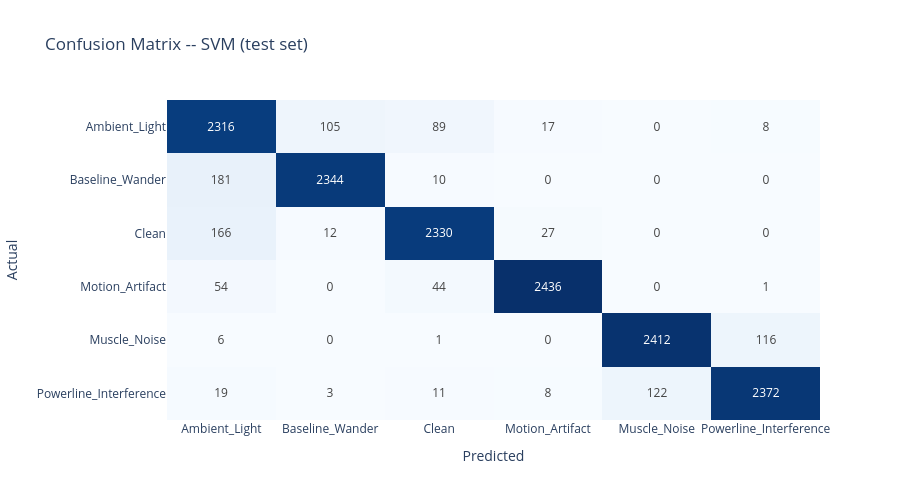

The cell this chart's notebook holds for it:
### Code cell
class_labels = sorted(pd.Series(y_test).unique())
cm = confusion_matrix(y_test, best_pred, labels=class_labels)
fig = go.Figure(go.Heatmap(z=cm, x=class_labels, y=class_labels, colorscale='Blues',
                           text=cm, texttemplate="%{text}", showscale=False))
fig.update_layout(title=f"Confusion Matrix -- {best_name} (test set)", height=500, template="plotly_white",
                  xaxis_title="Predicted", yaxis_title="Actual")
fig.update_yaxes(autorange="reversed")
fig.show()

### Figure 1 — Plotly figure (JSON) as saved in the notebook; plotly's stock layout.template omitted (floating-point values rounded to 4 significant figures)
{"data": [{"colorscale": [[0, "rgb(247,251,255)"], [0.125, "rgb(222,235,247)"], [0.25, "rgb(198,219,239)"], [0.375, "rgb(158,202,225)"], [0.5, "rgb(107,174,214)"], [0.625, "rgb(66,146,198)"], [0.75, "rgb(33,113,181)"], [0.875, "rgb(8,81,156)"], [1, "rgb(8,48,107)"]], "showscale": false, "text": [[2316, 105, 89, 17, 0, 8], [181, 2344, 10, 0, 0, 0], [166, 12, 2330, 27, 0, 0], [54, 0, 44, 2436, 0, 1], [6, 0, 1, 0, 2412, 116], [19, 3, 11, 8, 122, 2372]], "texttemplate": "%{text}", "type": "heatmap", "x": ["Ambient_Light", "Baseline_Wander", "Clean", "Motion_Artifact", "Muscle_Noise", "Powerline_Interference"], "y": ["Ambient_Light", "Baseline_Wander", "Clean", "Motion_Artifact", "Muscle_Noise", "Powerline_Interference"], "z": [[2316, 105, 89, 17, 0, 8], [181, 2344, 10, 0, 0, 0], [166, 12, 2330, 27, 0, 0], [54, 0, 44, 2436, 0, 1], [6, 0, 1, 0, 2412, 116], [19, 3, 11, 8, 122, 2372]]}], "layout": {"height": 500, "title": {"text": "Confusion Matrix -- SVM (test set)"}, "xaxis": {"title": {"text": "Predicted"}}, "yaxis": {"autorange": "reversed", "title": {"text": "Actual"}}}}
